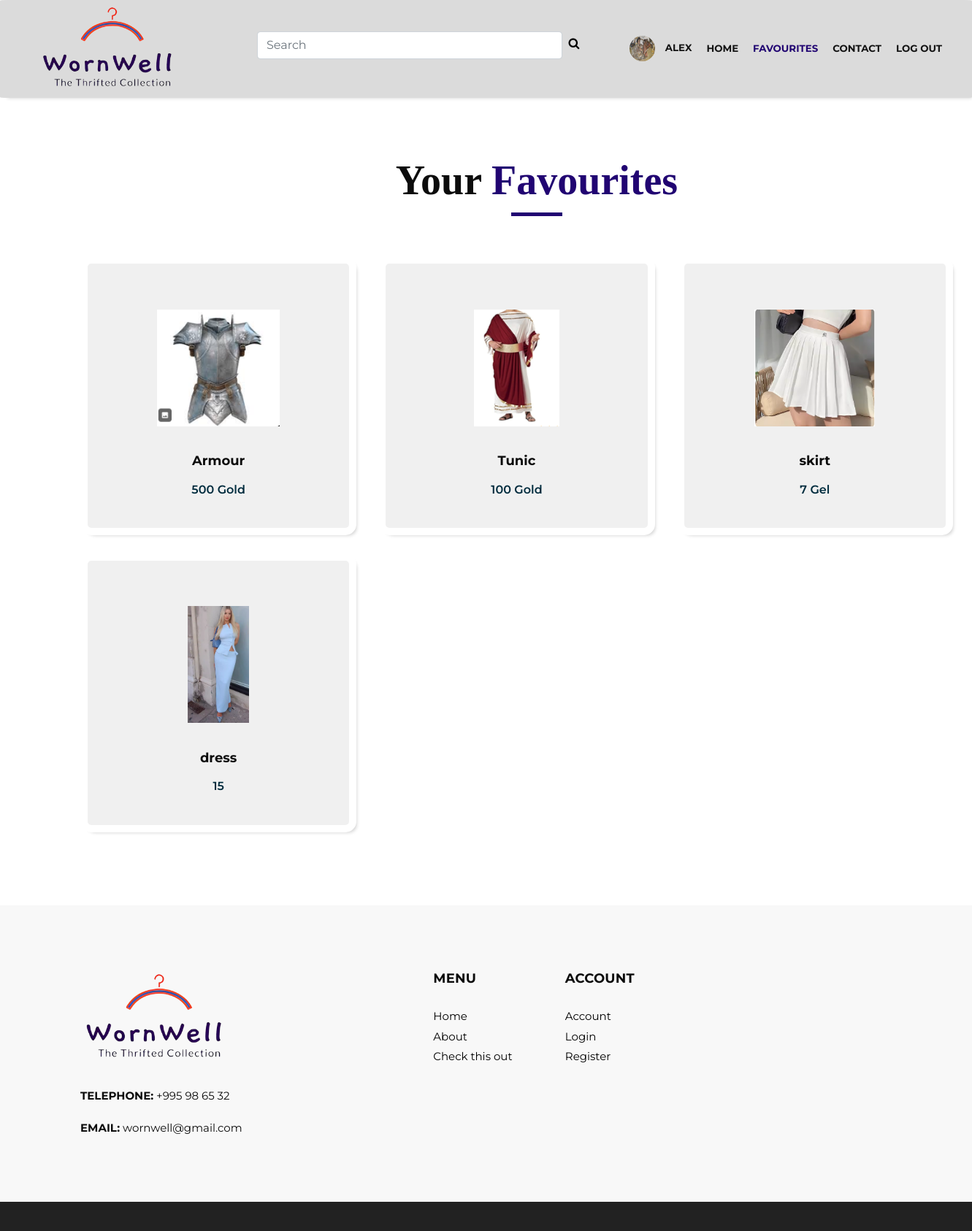
The page /favourites/1/ (signed in) on the database its author committed.
### base/models.py (models this page shows, shortened)
class User(AbstractUser):
    username = models.CharField(max_length=6, unique=True)
    items = models.ManyToManyField(Items, blank=True, related_name="users_items")  # Adjusted related_name to avoid clash
    avatar = models.ImageField(null=True, default='avatar.svg')

class Items(models.Model):
    creator = models.ForeignKey('User', on_delete=models.SET_NULL, null=True, blank=True, related_name="created_items")
    name = models.CharField(max_length=30)
    image = models.ImageField(blank=True, null=True)
    price = models.CharField(max_length=10)
    size = models.CharField(max_length=10)
    colour = models.CharField(max_length=30)
    subcat = models.ForeignKey(Subcat, on_delete=models.SET_NULL, null=True, blank=True)
    description = models.TextField(max_length=200)

### base/views.py (the view)
@login_required(login_url='login')
def favourites (request, pk):
    user= User.objects.get(id= int(pk))
    q = request.GET.get('q') if request.GET.get('q') != None else ""
    items = user.items.filter(Q(name__icontains=q) | Q(description__icontains=q) | Q(subcat__name__icontains=q))
    context = {"items": items, "user" : user}
    return render(request,'base/favourites.html', context)

### base/templates/base/favourites.html (shortened to what this page needs)
{% extends 'main.html'%}
{% load static %}
{% block content %}
     <section class="product_section layout_padding">
         <div class="container">
            <div class="heading_container heading_center">
               <h2>
                  Your <span> Favourites</span>
               </h2>
            </div>
            <div class="row-1">
                {% for item in items%}
               <div class="col-sm-6 col-md-4 col-lg-4">
                  <div class="box">
                     <div class="img-box">
                        <img  src="{{item.image.url }}" alt="">
                     </div>
                     <div class="detail-box">
                        <h5>
                           {{item.name}}
                        </h5>
                        <h6>
                           {{item.price}}
                        </h6>
                     </div>
                  </div>
               </div>
            {% endfor %}
            </div>
          </div>
        </section>
   {%endblock%}

### templates/navbar.html (shortened to what this page needs)
{% load static %}
 <div class="hero_area">
         <header class="header_section">
            <div class="container">
               <nav class="navbar navbar-expand-lg custom_nav-container ">
                  <a class="navbar-brand" href="{% url 'home' %}">
                      <img width="200px" src="{%static 'images/logo.png'%}" alt="#" /></a>
                  <div class="collapse navbar-collapse" id="navbarSupportedContent">
                       <div class="search_form">
                   <form class="d-flex" role="search" style="width:100%;  margin-top:10px;" >
              <input name="q"
                class="form-control me-2"
                type="search"
                placeholder="search"
                aria-label="Search"
                     value="{{q}}"
              />
                   <button class="btn  my-2 my-sm-0 nav_search-btn"  type="submit" >
                           <i class="fa fa-search" aria-hidden="true"> </i></button>
                   </form>
               </div>
                     <ul class="navbar-nav">
                         {% if  request.user.is_authenticated%}
                         <li class="nav-item ">
                         <div style="display:flex; align-items: center; justify-content: center">
                             <a class="nav-link" href="{% url 'account' %}">
                             <img src="{{request.user.avatar.url }}" style="width:35px; height:35px; border-radius:50px; margin-right:10px"> {{request.user.username}}</a>
                         </div>
                            </li>
                          {% endif %}
                         <li class="nav-item active">
                           <a class="nav-link" href="{% url 'home' %}">Home <span class="sr-only">(current)</span></a>
                        </li>
                        {% if not request.user.is_authenticated%}
                        <li class="nav-item">
                           <a class="nav-link" href="{% url 'product'%}">Products</a>
                        </li>
                          {%else%}
                         <li class="nav-item">
                           <a class="nav-link" href="{%url 'favourites' user.id %}">Favourites </a>
                        </li>
                         {% endif %}
                        <li class="nav-item">
                           <a class="nav-link" href="{%url 'contact' %}">Contact</a>
                        </li>
                         {% if request.user.is_authenticated %}
                   <li class="nav-item" >
                           <a  class="nav-link" href="{% url 'logout'  %}">Log Out</a>
                       </li>
                     {% endif %}
                     </ul>
                  </div>
               </nav>
            </div>
         </header>
    </div>

### static/css/style1.css (style rules this page uses)
* { box-sizing: border-box; }
body { font-family: 'Montserrat', sans-serif; color: #0c0c0c; background-color: #ffffff; overflow-x: hidden; }
.layout_padding { padding: 70px 0; }
h1, h2 { font-family: 'Playfair Display', serif; }
.heading_container { display: -webkit-box; display: -ms-flexbox; display: flex; -webkit-box-orient: vertical; -webkit-box-direction: normal; -ms-flex-direction: column; flex-direction: column; -webkit-box-align: start; -ms-flex-align: start; align-items: flex-start; }
.heading_container h2 { position: relative; margin-bottom: 0; font-size: 3.5rem; font-weight: bold; }
.heading_container h2::after { content: ""; display: block; width: 70px; height: 5px; background: rgb(33, 4, 114); margin: 10px auto 10px; }
.heading_container h2 span { color: rgb(33, 4, 114); }
.heading_container.heading_center { -webkit-box-align: center; -ms-flex-align: center; align-items: center; text-align: center; }
a, a:hover, a:focus { text-decoration: none; }
.btn, .btn:focus { outline: none !important; -webkit-box-shadow: none; box-shadow: none; }
.hero_area { position: relative; min-height: 10vh; display: -webkit-box; display: -ms-flexbox; display: flex; -webkit-box-orient: vertical; -webkit-box-direction: normal; -ms-flex-direction: column; flex-direction: column; }
.header_section { padding: 0px 0; background-color: rgb(219, 219, 219) ; border: solid; border-width: thin; border-radius: 0.81%; border-color:rgb(219, 219, 219) ;; margin-bottom: 10px; box-shadow: 5px 5px 5px -5px rgba(0,0,0,.2); }
.navbar-brand { font-family: 'Playfair Display', serif; margin-left: -100px; margin-right: 60px; }
.custom_nav-container { padding: 0; }
.custom_nav-container .navbar-nav { margin-left: 50px; }
.custom_nav-container .navbar-nav .nav-item .nav-link { padding: 5px 10px; color: #131313; text-align: center; text-transform: uppercase; border-radius: 5px; -webkit-transition: all 0.3s; transition: all 0.3s; font-weight: 700; font-size: smaller; }
.custom_nav-container .navbar-nav .nav-item:hover .nav-link, .custom_nav-container .navbar-nav .nav-item.active .nav-link { color: rgb(33, 4, 114); }
.custom_nav-container .nav_search-btn { width: 35px; height: 35px; padding: 0; border: none; color: #000000; }
.product_section .heading_container { margin-bottom: 20px; }
.product_section .box { position: relative; margin-top: 25px; padding: 35px 35px; background-color: rgb(240,240,240); -webkit-transition: all .3s; transition: all .3s; overflow: hidden; box-shadow: 5px 5px 5px -5px rgba(0,0,0,.2); border: solid #fff 10px; border-radius:15px; align-items:center; }
.product_section .box .img-box { display: -webkit-box; display: -ms-flexbox; display: flex; -webkit-box-pack: center; -ms-flex-pack: center; justify-content: center; -webkit-box-align: center; -ms-flex-align: center; align-items: center; height: 215px; }
.product_section .box .img-box img { max-width: 100%; max-height: 160px; -webkit-transition: all .3s; transition: all .3s; }
.product_section .box .detail-box { text-align: center; display: -webkit-box; display: -ms-flexbox; display: flex; -webkit-box-pack: justify; -ms-flex-pack: justify; justify-content: space-between; }
.detail-box { display: flex; flex-direction: column; align-items: center; justify-content: center; }
.product_section .box .detail-box h5 { font-size: 18px; margin-top: 10px; }
.product_section .box .detail-box h6 { margin-top: 10px; color: #002c3e; font-weight: 600; }
.detail-box h5 { font-size: 21px; font-weight: 700; }
form input { background: #fff; border: solid #ccc 1px; padding: 15px 15px; width: 100%; font-size: 14px; margin-bottom: 20px; text-transform: capitalize; line-height: normal; }
.search_form { display: flex: justify-content: center; align-items: center; margin-left: 20px; width: 450px; margin-right: 0px; padding-right : 0px; }
.Btn-7, { margin-top: 20px; margin-left: 50px; margin-bottom: 20px; }

### static/css/responsive.css (style rules this page uses)
@media (min-width: 1200px) { .container { max-width: 1170px; } }

### rows shown on the page
User: user.avatar (picture), user.username "ALEX"
Items: image (picture), name "Armour", price "500 Gold"
Items: image (picture), name "Tunic", price "100 Gold"
Items: image (picture), name "skirt", price "7 Gel"
Items: image (picture), name "dress", price "15"
